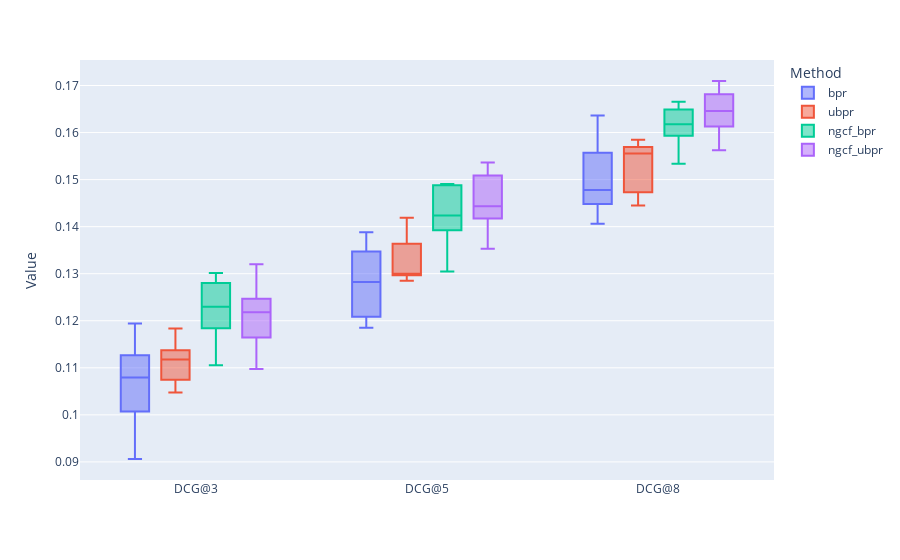

The notebook cell this image was saved under:
### Markdown cell above
### DCG@K

### Code cell
plot_metric(coat_df, 'coat', 'DCG', methods=methods, propensities=_propensities)

### Figure 1 — Plotly figure (JSON) as saved in the notebook; plotly's stock layout.template omitted (floating-point values rounded to 4 significant figures)
{"data": [{"alignmentgroup": "True", "hovertemplate": "Method=bpr<br>Metric@K=%{x}<br>Value=%{y}<extra></extra>", "legendgroup": "bpr", "marker": {"color": "#636efa"}, "name": "bpr", "notched": false, "offsetgroup": "bpr", "orientation": "v", "quartilemethod": "exclusive", "showlegend": true, "type": "box", "x": ["DCG@3", "DCG@3", "DCG@3", "DCG@3", "DCG@3", "DCG@3", "DCG@3", "DCG@3", "DCG@3", "DCG@3", "DCG@5", "DCG@5", "DCG@5", "DCG@5", "DCG@5", "DCG@5", "DCG@5", "DCG@5", "DCG@5", "DCG@5", "DCG@8", "DCG@8", "DCG@8", "DCG@8", "DCG@8", "DCG@8", "DCG@8", "DCG@8", "DCG@8", "DCG@8"], "x0": " ", "xaxis": "x", "y": [0.1088, 0.1194, 0.1003, 0.1127, 0.1157, 0.1007, 0.1071, 0.1089, 0.1032, 0.09062, 0.1323, 0.138, 0.1208, 0.1341, 0.1388, 0.1209, 0.1242, 0.1347, 0.1185, 0.1237, 0.1465, 0.1583, 0.148, 0.1557, 0.1636, 0.1476, 0.1448, 0.1503, 0.1436, 0.1406], "y0": " ", "yaxis": "y"}, {"alignmentgroup": "True", "hovertemplate": "Method=ubpr<br>Metric@K=%{x}<br>Value=%{y}<extra></extra>", "legendgroup": "ubpr", "marker": {"color": "#EF553B"}, "name": "ubpr", "notched": false, "offsetgroup": "ubpr", "orientation": "v", "quartilemethod": "exclusive", "showlegend": true, "type": "box", "x": ["DCG@3", "DCG@3", "DCG@3", "DCG@3", "DCG@3", "DCG@3", "DCG@3", "DCG@3", "DCG@3", "DCG@3", "DCG@5", "DCG@5", "DCG@5", "DCG@5", "DCG@5", "DCG@5", "DCG@5", "DCG@5", "DCG@5", "DCG@5", "DCG@8", "DCG@8", "DCG@8", "DCG@8", "DCG@8", "DCG@8", "DCG@8", "DCG@8", "DCG@8", "DCG@8"], "x0": " ", "xaxis": "x", "y": [0.1059, 0.1077, 0.1176, 0.1075, 0.113, 0.1184, 0.1048, 0.1107, 0.1128, 0.1137, 0.1285, 0.1399, 0.1364, 0.1297, 0.13, 0.1419, 0.1298, 0.1345, 0.13, 0.1291, 0.1466, 0.1557, 0.1558, 0.1585, 0.1554, 0.1569, 0.1473, 0.1581, 0.1486, 0.1445], "y0": " ", "yaxis": "y"}, {"alignmentgroup": "True", "hovertemplate": "Method=ngcf_bpr<br>Metric@K=%{x}<br>Value=%{y}<extra></extra>", "legendgroup": "ngcf_bpr", "marker": {"color": "#00cc96"}, "name": "ngcf_bpr", "notched": false, "offsetgroup": "ngcf_bpr", "orientation": "v", "quartilemethod": "exclusive", "showlegend": true, "type": "box", "x": ["DCG@3", "DCG@3", "DCG@3", "DCG@3", "DCG@3", "DCG@3", "DCG@3", "DCG@3", "DCG@3", "DCG@3", "DCG@5", "DCG@5", "DCG@5", "DCG@5", "DCG@5", "DCG@5", "DCG@5", "DCG@5", "DCG@5", "DCG@5", "DCG@8", "DCG@8", "DCG@8", "DCG@8", "DCG@8", "DCG@8", "DCG@8", "DCG@8", "DCG@8", "DCG@8"], "x0": " ", "xaxis": "x", "y": [0.1249, 0.1247, 0.1212, 0.1285, 0.1106, 0.1302, 0.1208, 0.128, 0.1151, 0.1184, 0.1491, 0.1488, 0.1392, 0.146, 0.1412, 0.1431, 0.1417, 0.1488, 0.1305, 0.1365, 0.1632, 0.1649, 0.1615, 0.1655, 0.1606, 0.1621, 0.1593, 0.1666, 0.155, 0.1533], "y0": " ", "yaxis": "y"}, {"alignmentgroup": "True", "hovertemplate": "Method=ngcf_ubpr<br>Metric@K=%{x}<br>Value=%{y}<extra></extra>", "legendgroup": "ngcf_ubpr", "marker": {"color": "#ab63fa"}, "name": "ngcf_ubpr", "notched": false, "offsetgroup": "ngcf_ubpr", "orientation": "v", "quartilemethod": "exclusive", "showlegend": true, "type": "box", "x": ["DCG@3", "DCG@3", "DCG@3", "DCG@3", "DCG@3", "DCG@3", "DCG@3", "DCG@3", "DCG@3", "DCG@3", "DCG@5", "DCG@5", "DCG@5", "DCG@5", "DCG@5", "DCG@5", "DCG@5", "DCG@5", "DCG@5", "DCG@5", "DCG@8", "DCG@8", "DCG@8", "DCG@8", "DCG@8", "DCG@8", "DCG@8", "DCG@8", "DCG@8", "DCG@8"], "x0": " ", "xaxis": "x", "y": [0.1219, 0.132, 0.1097, 0.1297, 0.1247, 0.1217, 0.122, 0.121, 0.1164, 0.1108, 0.1524, 0.1457, 0.1367, 0.1509, 0.1536, 0.1438, 0.1417, 0.143, 0.1449, 0.1353, 0.1652, 0.171, 0.1587, 0.169, 0.1682, 0.1654, 0.1613, 0.1629, 0.164, 0.1563], "y0": " ", "yaxis": "y"}], "layout": {"boxmode": "group", "legend": {"title": {"text": "Method"}, "tracegroupgap": 0}, "margin": {"t": 60}, "xaxis": {"anchor": "y", "domain": [0, 1], "title": {"text": ""}}, "yaxis": {"anchor": "x", "domain": [0, 1], "title": {"text": "Value"}}}}
